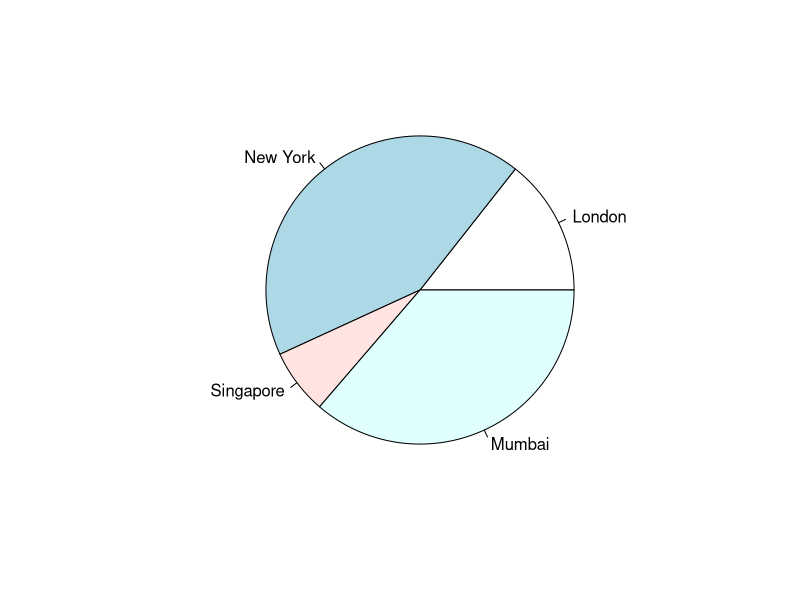
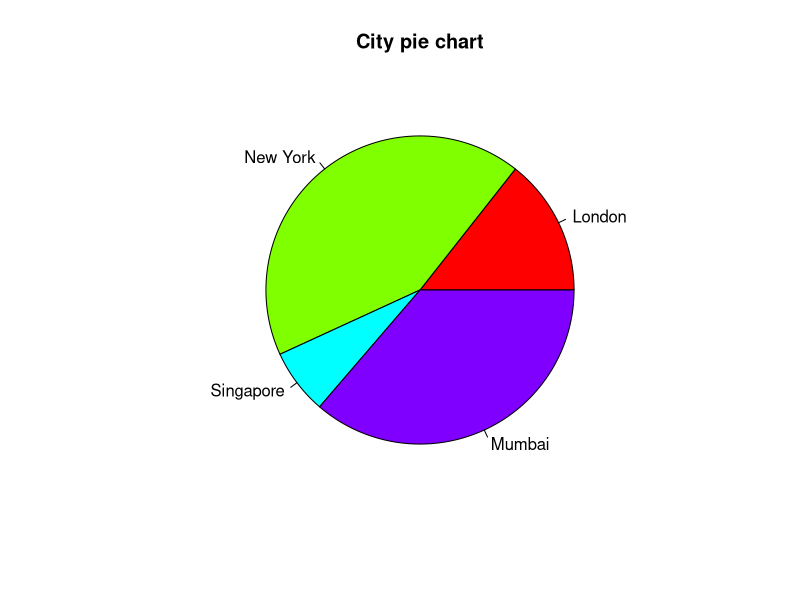

Recreate these plots in R, in order.
# Create data for the graph.
x <- c(21, 62, 10, 53)
labels <- c("London", "New York", "Singapore", "Mumbai")

# Give the chart file a name.
png(file = "city.png")

# Plot the chart.
pie(x,labels)

# Save the file.
dev.off()

###################################


# Create data for the graph.
x <- c(21, 62, 10, 53)
labels <- c("London", "New York", "Singapore", "Mumbai")

# Give the chart file a name.
png(file = "city_title_colours.jpg")

# Plot the chart with title and rainbow color pallet.
pie(x, labels, main = "City pie chart", col = rainbow(length(x)))

# Save the file.
dev.off()